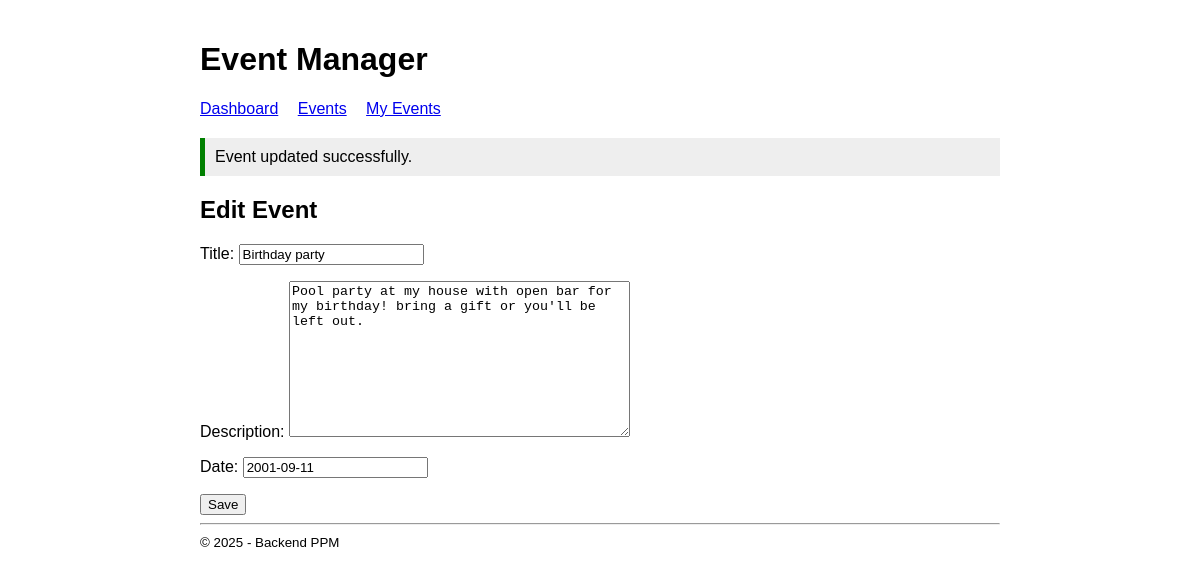
The app's page /events/4/edit/ (signed in) with its own data.
### events/models.py (models this page shows, shortened)
class Event(models.Model):
    title= models.CharField(max_length=200)
    description = models.TextField()
    date = models.DateField()
    organizer= models.ForeignKey(
        settings.AUTH_USER_MODEL,
        on_delete=models.CASCADE,
        related_name='organized_events'
    )

### events/views.py (the view, shortened to what this page needs)
# urls.py: path('<int:pk>/edit/', EventUpdateView.as_view(), name='event_edit'),
class EventUpdateView(UpdateView):
    model = Event
    form_class = EventForm
    template_name = 'events/event_form.html'
    def get_queryset(self):
        messages.success(self.request, "Event updated successfully.")
        return Event.objects.filter(organizer=self.request.user)

### events/forms.py
class EventForm(forms.ModelForm):
    class Meta:
        model = Event
        fields = ['title', 'description', 'date']

### events/templates/events/event_form.html (shortened to what this page needs)
{% extends 'base.html' %}
{% block content %}
  <h2>{% if form.instance.pk %}Edit{% else %}Create{% endif %} Event</h2>
  <form method="post">
    {{ form.as_p }}
    <button type="submit">Save</button>
  </form>
{% endblock %}

### templates/base.html (style rules this page uses)
body { font-family: Arial, sans-serif; max-width: 800px; margin: auto; padding: 20px; }

### records on screen
Event: title "Birthday party", description "Pool party at my house with open bar for my birthday! bring a gift or you'll be left out.", date "2001-09-11"

### other values on screen
{{ message }} "Event updated successfully."
